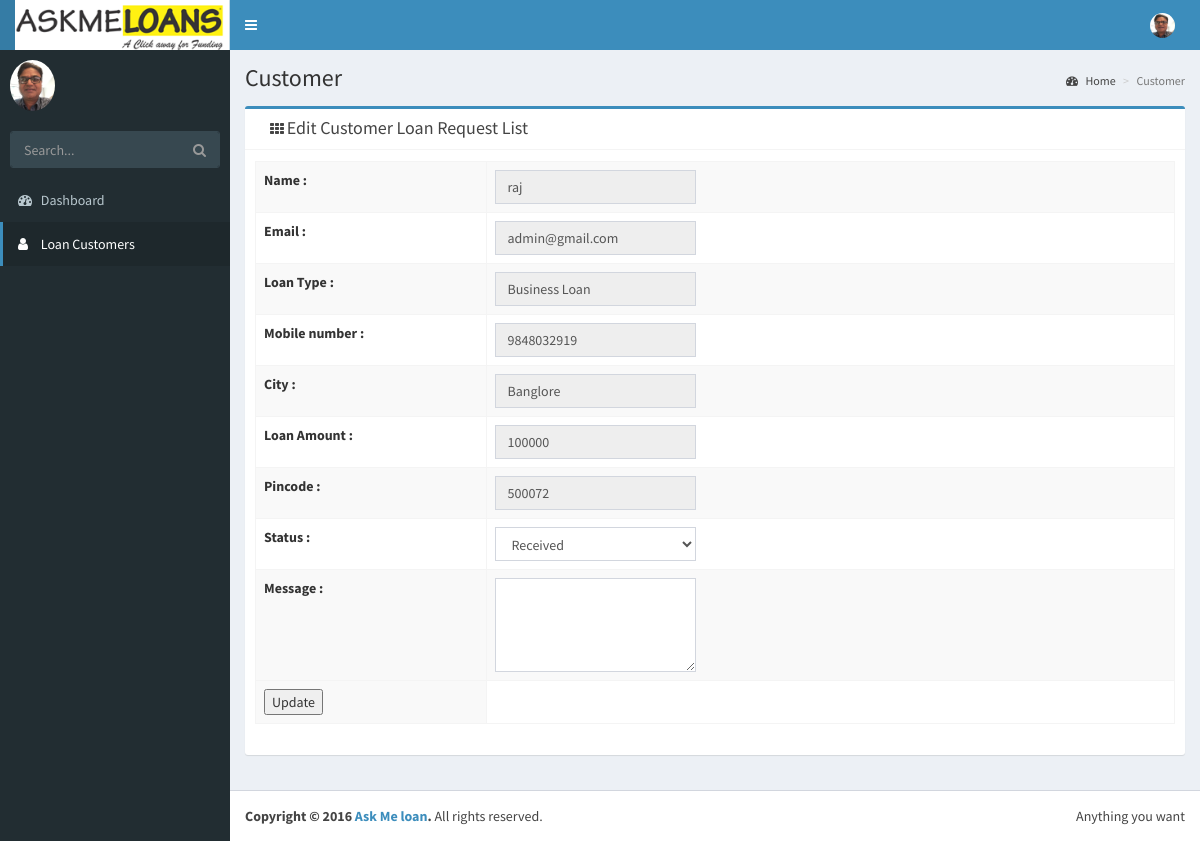
The app's page /Site_Admin/editloanuser.php?id=6 with its own data.
### tables this page shows
CREATE TABLE `loanuser` (
  `id` int(11) NOT NULL,
  `name` varchar(200) NOT NULL,
  `email` varchar(200) NOT NULL,
  `loantype` varchar(200) NOT NULL,
  `phone` varchar(200) NOT NULL,
  `city` varchar(200) NOT NULL,
  `amount` varchar(200) NOT NULL,
  `pincode` varchar(200) NOT NULL,
  `message` varchar(200) NOT NULL,
  `time` varchar(200) NOT NULL,
  `autoid` varchar(200) NOT NULL,
  `status` varchar(200) NOT NULL
);

### Site_Admin/editloanuser.php (the view, shortened to what this page needs)
<?php
include "header.php";
include "sidebar.php";
$id=$_GET['id'];
$result=mysql_query("select * from loanuser where id='$id'");
?>
  <div class="content-wrapper">
    <section class="content-header">
      <h1>Customer
      </h1>
      <ol class="breadcrumb">
        <li><a href="#"><i class="fa fa-dashboard"></i> Home</a></li>
        <li class="active">Customer </li>
      </ol>
    </section>
    <section class="content">
      <div class="row">
		<div class="col-md-12">
				<div class="box box-primary">
            <div class="box-header with-border">
              <div class="col-md-6">
				<i class="fa fa-th"></i>
				<h3 class="box-title">Edit Customer Loan Request List</h3>
			  </div>
            </div>
			<?php
			while($row=mysql_fetch_array($result)){ ?>
            <div class="box-body">
				<div id="example1_wrapper" class="dataTables_wrapper form-inline dt-bootstrap">
				<div class="col-sm-6"></div></div><div class="row"><div class="col-sm-12"><table id="example1" class="table table-bordered table-striped dataTable" role="grid" aria-describedby="example1_info">
                <div class="row" align="center">
				<form method="post" action="updateloanuser.php?id=<?php echo $row['id']; ?>">
				<tr>
				<td><b>Name :</b></td><td><input type="text" class="form-control" name="name" value="<?php echo $row['name']; ?>" readonly></td></tr>
				<tr>
				<td><b>Email :</b></td><td><input type="text" class="form-control" name="email" value="<?php echo $row['email']; ?>" readonly></td></tr>
				<tr>
				<td><b>Loan Type :</b></td><td><input type="text" class="form-control" name="loantype" value="<?php echo $row['loantype']; ?>" readonly></td></tr>
				<tr>
				<td><b>Mobile number :</b></td><td><input type="text" class="form-control" name="phone" value="<?php echo $row['phone']; ?>" readonly></td></tr>
				<tr>
				<td><b>City :</b></td><td><input type="text" class="form-control" name="city" value="<?php echo $row['city']; ?>" readonly></td></tr>
				<tr>
				<td><b>Loan Amount :</b></td><td><input type="text" class="form-control" name="amount" value="<?php echo $row['amount']; ?>" readonly></td></tr>
				<tr>
				<td><b>Pincode :</b></td><td><input type="text" class="form-control" name="pincode" value="<?php echo $row['pincode']; ?>" readonly></td></tr>
				<tr>
				<td><b>Status :</b></td><td><select name="status" value="<?php echo $row['status']; ?>" class="form-control">
				<option value="Received">Received</option>
				</td></tr>
				<tr>
				<td><b>Message :</b></td><td><textarea name="message" class="form-control" rows="4" cols="40" required></textarea></td></tr>
				<tr>
				<tr><td><input type="submit" align="center" name="submit" value="Update"></td></tr>
				</form>
			</table><?php } ?></div></div>
			  <div class="col-md-7">
          </div>
        </div>
		</div>
	  </div>
    </section>
  </div>
  <footer class="main-footer">
    <div class="pull-right hidden-xs">
      Anything you want
    </div>
    <strong>Copyright &copy; 2016 <a href="#">Ask Me loan</a>.</strong> All rights reserved.
  </footer>
</div>
</body>
</html>

### records on screen
loanuser: name "raj", email "admin@gmail.com", loantype "Business Loan", phone "9848032919", city "Banglore", amount "100000", pincode "500072", status "Received"
